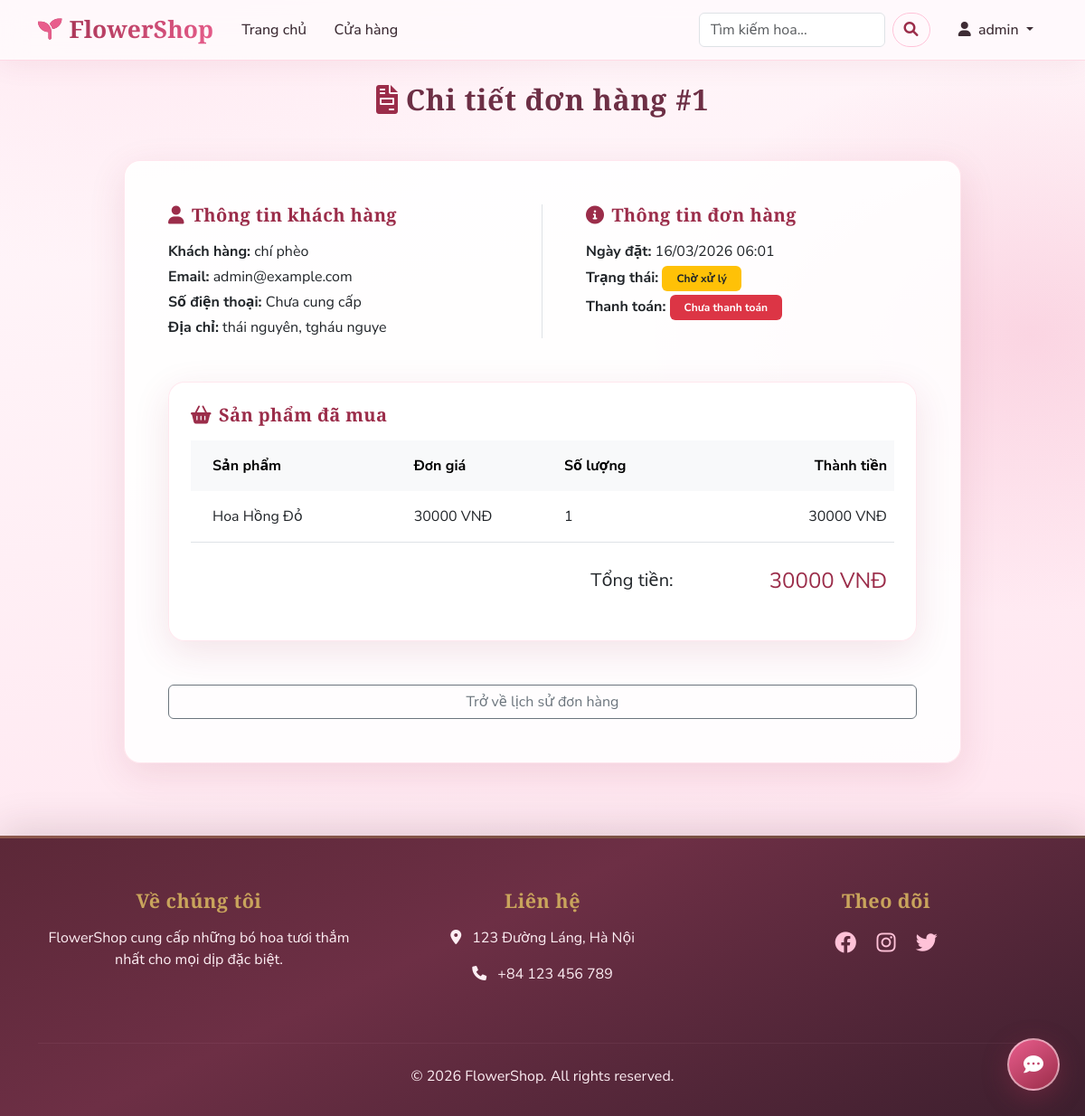
The page /order/1/ (signed in) on the database its author committed.
### shop/models.py (models this page shows, shortened)
class Order(models.Model):
    STATUS_CHOICES = (
        ('pending', 'Chờ xử lý'),
        ('approved', 'Đã duyệt'),
        ('rejected', 'Từ chối'),
        ('shipped', 'Đang giao'),
        ('completed', 'Hoàn thành'),
    )
    user = models.ForeignKey(User, on_delete=models.CASCADE, related_name='orders', verbose_name="Người đặt")
    first_name = models.CharField(max_length=50, verbose_name="Tên")
    last_name = models.CharField(max_length=50, verbose_name="Họ")
    email = models.EmailField(verbose_name="Email")
    address = models.CharField(max_length=250, verbose_name="Địa chỉ")
    postal_code = models.CharField(max_length=20, verbose_name="Mã bưu điện")
    city = models.CharField(max_length=100, verbose_name="Thành phố")
    created = models.DateTimeField(auto_now_add=True, verbose_name="Ngày tạo")
    updated = models.DateTimeField(auto_now=True, verbose_name="Ngày cập nhật")
    paid = models.BooleanField(default=False, verbose_name="Đã thanh toán")
    status = models.CharField(max_length=20, choices=STATUS_CHOICES, default='pending', verbose_name="Trạng thái")
    class Meta:
        ordering = ('-created',)
        verbose_name = 'Đơn hàng'
        verbose_name_plural = 'Đơn hàng'
    def get_total_cost(self):
        return sum(item.get_cost() for item in self.items.all())

class Profile(models.Model):
    user = models.OneToOneField(User, on_delete=models.CASCADE, verbose_name="Người dùng")
    phone = models.CharField(max_length=15, blank=True, null=True, verbose_name="Số điện thoại")
    address = models.TextField(blank=True, null=True, verbose_name="Địa chỉ")
    avatar = models.ImageField(upload_to='avatars/', default='avatars/default.png', verbose_name="Ảnh đại diện")
    class Meta:
        verbose_name = "Hồ sơ người dùng"
        verbose_name_plural = "Hồ sơ người dùng"

class OrderItem(models.Model):
    order = models.ForeignKey(Order, related_name='items', on_delete=models.CASCADE, verbose_name="Đơn hàng")
    product = models.ForeignKey(Product, related_name='order_items', on_delete=models.CASCADE, verbose_name="Sản phẩm")
    price = models.DecimalField(max_digits=10, decimal_places=2, verbose_name="Giá")
    quantity = models.PositiveIntegerField(default=1, verbose_name="Số lượng")
    def get_cost(self):
        return self.price * self.quantity

class Product(models.Model):
    category = models.ForeignKey(Category, related_name='products', on_delete=models.CASCADE, verbose_name="Danh mục")
    name = models.CharField(max_length=200, verbose_name="Tên sản phẩm")
    slug = models.SlugField(max_length=200, unique=True, verbose_name="Slug")
    image = models.ImageField(upload_to='products/%Y/%m/%d', blank=True, verbose_name="Hình ảnh")
    description = models.TextField(blank=True, verbose_name="Mô tả")
    price = models.DecimalField(max_digits=10, decimal_places=2, verbose_name="Giá")
    stock = models.PositiveIntegerField(verbose_name="Số lượng tồn kho")
    available = models.BooleanField(default=True, verbose_name="Sẵn bán")
    created = models.DateTimeField(auto_now_add=True, verbose_name="Ngày tạo")
    updated = models.DateTimeField(auto_now=True, verbose_name="Ngày cập nhật")
    class Meta:
        ordering = ('-created',)
        indexes = [
            models.Index(fields=['id', 'slug']),
        ]
        verbose_name = 'Sản phẩm'
        verbose_name_plural = 'Sản phẩm'

### shop/views.py (the view)
# urls.py: path('order/<int:order_id>/', views.order_detail, name='order_detail'),
@login_required
def order_detail(request, order_id):
    order = get_object_or_404(Order, id=order_id, user=request.user)
    return render(request, 'shop/order/detail.html', {'order': order})

### templates/shop/order/detail.html (shortened to what this page needs)
{% extends "base.html" %}
{% block content %}
<h2 class="mb-5 font-weight-bold text-center"><i class="fas fa-file-invoice me-2 text-primary"></i>Chi tiết đơn hàng #{{ order.id }}</h2>
<div class="row justify-content-center">
    <div class="col-md-10">
        <div class="card shadow-sm border-0 p-5 bg-white">
            <div class="row mb-5">
                <div class="col-md-6 border-end">
                    <h5 class="mb-3 font-weight-bold text-primary"><i class="fas fa-user me-2"></i>Thông tin khách hàng</h5>
                    <p class="mb-1"><strong>Khách hàng:</strong> {{ order.first_name }} {{ order.last_name }}</p>
                    <p class="mb-1"><strong>Email:</strong> {{ order.email }}</p>
                    <p class="mb-1"><strong>Số điện thoại:</strong> {{ order.user.profile.phone|default:"Chưa cung cấp" }}</p>
                    <p class="mb-0"><strong>Địa chỉ:</strong> {{ order.address }}, {{ order.city }}</p>
                </div>
                <div class="col-md-6 ps-md-5">
                    <h5 class="mb-3 font-weight-bold text-primary"><i class="fas fa-info-circle me-2"></i>Thông tin đơn hàng</h5>
                    <p class="mb-1"><strong>Ngày đặt:</strong> {{ order.created|date:"d/m/Y H:i" }}</p>
                    <p class="mb-1"><strong>Trạng thái:</strong> <span class="badge {% if order.status == 'pending' %}bg-warning text-dark{% elif order.status == 'approved' %}bg-info{% elif order.status == 'rejected' %}bg-danger{% elif order.status == 'shipped' %}bg-primary{% elif order.status == 'completed' %}bg-success{% endif %} py-2 px-3">{{ order.get_status_display }}</span></p>
                    <p class="mb-0"><strong>Thanh toán:</strong> <span class="badge {% if order.paid %}bg-success{% else %}bg-danger{% endif %} py-2 px-3">{% if order.paid %}Đã thanh toán{% else %}Chưa thanh toán{% endif %}</span></p>
                </div>
            </div>
            <div class="card bg-light border-0 p-4 shadow-sm mb-5">
                <h5 class="mb-3 font-weight-bold text-primary"><i class="fas fa-shopping-basket me-2"></i>Sản phẩm đã mua</h5>
                <div class="table-responsive">
                    <table class="table table-borderless align-middle mb-0">
                        <thead class="table-light">
                            <tr>
                                <th class="py-3 px-4">Sản phẩm</th>
                                <th class="py-3">Đơn giá</th>
                                <th class="py-3">Số lượng</th>
                                <th class="py-3 text-end">Thành tiền</th>
                            </tr>
                        </thead>
                        <tbody>
                            {% for item in order.items.all %}
                                <tr>
                                    <td class="py-3 px-4 font-weight-bold text-dark">{{ item.product.name }}</td>
                                    <td class="py-3">{{ item.price|floatformat:0 }} VNĐ</td>
                                    <td class="py-3">{{ item.quantity }}</td>
                                    <td class="py-3 text-end font-weight-bold">{{ item.get_cost|floatformat:0 }} VNĐ</td>
                                </tr>
                            {% endfor %}
                        </tbody>
                        <tfoot>
                            <tr class="border-top">
                                <td colspan="3" class="py-4 text-end fs-5 font-weight-bold">Tổng tiền:</td>
                                <td class="py-4 text-end fs-4 font-weight-bold text-primary">{{ order.get_total_cost|floatformat:0 }} VNĐ</td>
                            </tr>
                        </tfoot>
                    </table>
                </div>
            </div>
            <div class="d-grid gap-2">
                <a href="{% url 'order_list' %}" class="btn btn-outline-secondary">Trở về lịch sử đơn hàng</a>
            </div>
        </div>
    </div>
</div>
{% endblock %}

### templates/base.html (shortened to what this page needs)
<!DOCTYPE html>
{% load static %}
<html lang="vi">
<head>
    <link href="https://cdn.jsdelivr.net/npm/bootstrap@5.3.0/dist/css/bootstrap.min.css" rel="stylesheet">
    <link rel="stylesheet" href="https://cdnjs.cloudflare.com/ajax/libs/font-awesome/6.0.0/css/all.min.css">
    <link rel="stylesheet" href="{% static 'css/floral-theme.css' %}">
</head>
<body>
    <nav class="navbar navbar-expand-lg navbar-light sticky-top navbar-floral">
        <div class="container">
            <a class="navbar-brand" href="{% url 'home' %}"><i class="fas fa-seedling me-2"></i>FlowerShop</a>
            <div class="collapse navbar-collapse" id="navbarNav">
                <ul class="navbar-nav me-auto">
                    <li class="nav-item"><a class="nav-link" href="{% url 'home' %}">Trang chủ</a></li>
                    <li class="nav-item"><a class="nav-link" href="{% url 'product_list' %}">Cửa hàng</a></li>
                </ul>
                <form class="d-flex me-3" action="{% url 'product_list' %}" method="get">
                    <input class="form-control me-2" type="search" name="q" placeholder="Tìm kiếm hoa..." aria-label="Search">
                    <button class="btn btn-outline-secondary" type="submit"><i class="fas fa-search"></i></button>
                </form>
                <ul class="navbar-nav">
                    {% if user.is_authenticated %}
                        <li class="nav-item dropdown">
                            <a class="nav-link dropdown-toggle" href="#" id="navbarDropdown" role="button" data-bs-toggle="dropdown">
                                <i class="fas fa-user me-1"></i> {{ user.username }}
                            </a>
                        </li>
                    {% else %}
                        <li class="nav-item"><a class="nav-link" href="{% url 'login' %}">Đăng nhập</a></li>
                        <li class="nav-item"><a class="nav-link btn btn-primary text-white px-3 ms-lg-2 rounded-pill" href="{% url 'register' %}">Đăng ký</a></li>
                    {% endif %}
                </ul>
            </div>
        </div>
    </nav>
    <div class="container mt-4">
        {% block content %}{% endblock %}
    </div>
    <footer class="site-footer">
        <div class="container text-center">
            <div class="row">
                <div class="col-md-4 mb-4">
                    <h5>Về chúng tôi</h5>
                    <p>FlowerShop cung cấp những bó hoa tươi thắm nhất cho mọi dịp đặc biệt.</p>
                </div>
                <div class="col-md-4 mb-4">
                    <h5>Liên hệ</h5>
                    <p><i class="fas fa-map-marker-alt me-2"></i> 123 Đường Láng, Hà Nội</p>
                    <p><i class="fas fa-phone me-2"></i> +84 123 456 789</p>
                </div>
                <div class="col-md-4 mb-4">
                    <h5>Theo dõi</h5>
                    <div class="fs-4">
                        <a href="#" class="text-white me-3"><i class="fab fa-facebook"></i></a>
                        <a href="#" class="text-white me-3"><i class="fab fa-instagram"></i></a>
                        <a href="#" class="text-white"><i class="fab fa-twitter"></i></a>
                    </div>
                </div>
            </div>
            <hr class="my-4">
            <p class="mb-0">&copy; 2026 FlowerShop. All rights reserved.</p>
        </div>
    </footer>
    <div id="chatbot-widget">
        <button id="chatbot-btn" onclick="toggleChat()">
            <i class="fas fa-comment-dots"></i>
        </button>
    </div>
</body>
</html>

### static/css/floral-theme.css (style rules this page uses)
:root { --floral-cream: #fff8f9; --floral-blush: #ffe8f2; --floral-sakura: #ffc2d8; --floral-petal: #ff9ebb; --floral-rose: #e85d8c; --floral-rose-mid: #d44a79; --floral-burgundy: #9b2d4a; --floral-plum: #6d2f45; --floral-sage: #92b892; --floral-sage-soft: rgba(146, 184, 146, 0.25); --floral-gold: #c9a45c; --floral-text: #3d2c34; --floral-muted: #7a6570; --floral-card: rgba(255, 255, 255, 0.88); --floral-shadow: 0 12px 40px rgba(155, 45, 74, 0.12); --floral-radius: 18px; --bs-primary: var(--floral-rose-mid); --bs-primary-rgb: 212, 74, 121; }
html { scroll-behavior: smooth; }
body { font-family: "Nunito Sans", "Segoe UI", system-ui, sans-serif; color: var(--floral-text); background-color: var(--floral-cream); background-image: radial-gradient(ellipse 100% 80% at 10% -20%, rgba(255, 194, 216, 0.45), transparent 55%), radial-gradient(ellipse 70% 50% at 95% 30%, rgba(232, 93, 140, 0.18), transparent 50%), radial-gradient(ellipse 80% 60% at 50% 100%, rgba(146, 184, 146, 0.12), transparent 45%), linear-gradient(168deg, #fff8fb 0%, #ffeff5 42%, #ffe0ec 100%); background-attachment: fixed; min-height: 100vh; position: relative; }
body > nav, body > .container, body > footer { position: relative; z-index: 1; }
h1, h2, h3, h4, h5, .display-font { font-family: "Cormorant Garamond", Georgia, serif; font-weight: 600; letter-spacing: 0.02em; color: var(--floral-plum); }
.text-primary { color: var(--floral-burgundy) !important; }
.navbar-floral { background: rgba(255, 250, 252, 0.9) !important; backdrop-filter: blur(14px); -webkit-backdrop-filter: blur(14px); box-shadow: 0 4px 30px rgba(155, 45, 74, 0.08); border-bottom: 1px solid rgba(255, 159, 187, 0.35); }
.navbar-floral .navbar-brand { font-family: "Cormorant Garamond", Georgia, serif; font-weight: 700; font-size: 1.65rem !important; background: linear-gradient(120deg, var(--floral-burgundy), var(--floral-rose)); -webkit-background-clip: text; background-clip: text; color: transparent !important; -webkit-text-fill-color: transparent; }
.navbar-floral .navbar-brand i { color: var(--floral-rose); -webkit-text-fill-color: var(--floral-rose); }
.navbar-floral .nav-link { color: var(--floral-text) !important; font-weight: 500; border-radius: 999px; padding: 0.4rem 0.85rem !important; margin: 0 0.1rem; transition: background 0.2s, color 0.2s; }
.navbar-floral .btn-outline-secondary { border-color: var(--floral-sakura); color: var(--floral-burgundy); border-radius: 999px; }
.card.shadow-sm.border-0 { border-radius: var(--floral-radius) !important; border: 1px solid rgba(255, 159, 187, 0.25) !important; background: var(--floral-card) !important; box-shadow: var(--floral-shadow) !important; }
.table thead.table-light { background: var(--floral-blush) !important; color: var(--floral-plum); }
.site-footer { background: linear-gradient(155deg, #5c2838 0%, var(--floral-plum) 40%, #3d1f2e 100%); color: #fdeef3; padding: 3.5rem 0 2rem; margin-top: 5rem; border-top: 3px solid rgba(201, 164, 92, 0.35); box-shadow: 0 -8px 40px rgba(61, 31, 46, 0.15); }
.site-footer h5 { font-family: "Cormorant Garamond", Georgia, serif; color: var(--floral-gold); font-size: 1.35rem; margin-bottom: 1rem; }
.site-footer a.text-white { color: #ffc2d8 !important; transition: color 0.2s; }
.site-footer hr { border-color: rgba(255, 194, 216, 0.25); }
#chatbot-widget { position: fixed; bottom: 28px; right: 28px; z-index: 1050; }
#chatbot-btn { width: 58px; height: 58px; border-radius: 50%; background: linear-gradient(145deg, var(--floral-rose), var(--floral-burgundy)); color: #fff; border: 2px solid rgba(255, 255, 255, 0.5); box-shadow: 0 8px 28px rgba(155, 45, 74, 0.4); cursor: pointer; display: flex; align-items: center; justify-content: center; font-size: 22px; transition: transform 0.25s, box-shadow 0.25s; }

### rows shown on the page
Order: id "1", first_name "chí", last_name "phèo", email "admin@example.com", user.profile.phone "Chưa cung cấp", address "thái nguyên", city "tgháu nguye", created "16/03/2026 06:01", status "Chờ xử lý", get_total_cost "30000"
OrderItem: product.name "Hoa Hồng Đỏ", price "30000", quantity "1", get_cost "30000"

### other values the page prints
{{ user.username }} "admin"
